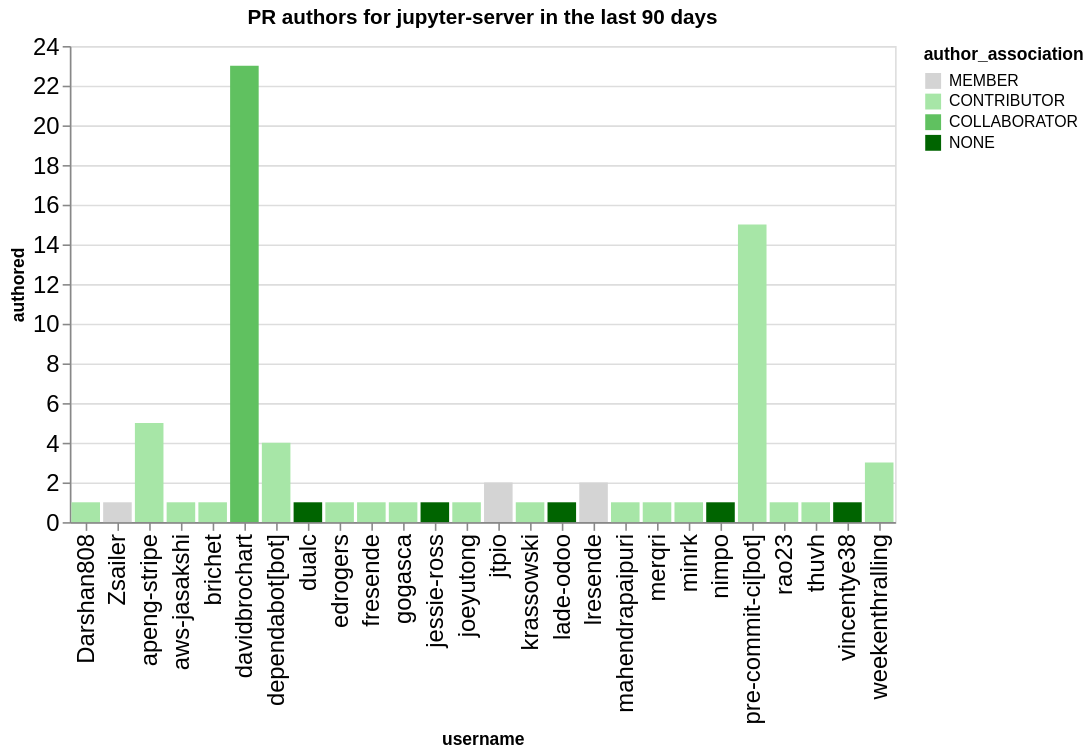

This figure's notebook cell:
### Code cell
charts = []
title = f"PR authors for {github_org} in the last {n_days} days"
this_data = merged_by_repo.replace(np.nan, 0).groupby('username', as_index=False).agg({'authored': 'sum', 'author_association': 'first'})
this_data = this_data.sort_values('authored', ascending=False)
ch = alt.Chart(data=this_data, title=title).mark_bar().encode(
    x='username',
    y='authored',
    color=alt.Color('author_association', scale=alt.Scale(domain=author_types, range=author_colors))
)
ch

### Figure 1 — Vega-Lite specification as saved in the notebook (floating-point values rounded to 4 significant figures)
{"config": {"axisLeft": {"labelFontSize": 15}, "axisBottom": {"labelFontSize": 15}}, "data": {"name": "data-0474608d35df01b7ee999b8cff68485b"}, "mark": {"type": "bar"}, "encoding": {"color": {"field": "author_association", "scale": {"domain": ["MEMBER", "CONTRIBUTOR", "COLLABORATOR", "NONE"], "range": ["rgb(211.82745098039214, 211.82745098039214, 211.82745098039214)", "rgb(166.98562091503268, 229.89803921568628, 166.98562091503268)", "rgb(96.37647058823529, 192.75294117647059, 96.37647058823529)", "rgb(0.0, 100.3921568627451, 0.0)"]}, "type": "nominal"}, "x": {"field": "username", "type": "nominal"}, "y": {"field": "authored", "type": "quantitative"}}, "title": "PR authors for jupyter-server in the last 90 days", "$schema": "https://vega.github.io/schema/vega-lite/v5.20.1.json", "datasets": {"data-0474608d35df01b7ee999b8cff68485b": [{"username": "davidbrochart", "authored": 23, "author_association": "COLLABORATOR"}, {"username": "pre-commit-ci[bot]", "authored": 15, "author_association": "CONTRIBUTOR"}, {"username": "apeng-stripe", "authored": 5, "author_association": "CONTRIBUTOR"}, {"username": "dependabot[bot]", "authored": 4, "author_association": "CONTRIBUTOR"}, {"username": "weekenthralling", "authored": 3, "author_association": "CONTRIBUTOR"}, {"username": "jtpio", "authored": 2, "author_association": "MEMBER"}, {"username": "lresende", "authored": 2, "author_association": "MEMBER"}, {"username": "Darshan808", "authored": 1, "author_association": "CONTRIBUTOR"}, {"username": "Zsailer", "authored": 1, "author_association": "MEMBER"}, {"username": "aws-jasakshi", "authored": 1, "author_association": "CONTRIBUTOR"}, {"username": "fresende", "authored": 1, "author_association": "CONTRIBUTOR"}, {"username": "edrogers", "authored": 1, "author_association": "CONTRIBUTOR"}, {"username": "dualc", "authored": 1, "author_association": "NONE"}, {"username": "brichet", "authored": 1, "author_association": "CONTRIBUTOR"}, {"username": "joeyutong", "authored": 1, "author_association": "CONTRIBUTOR"}, {"username": "krassowski", "authored": 1, "author_association": "CONTRIBUTOR"}, {"username": "jessie-ross", "authored": 1, "author_association": "NONE"}, {"username": "gogasca", "authored": 1, "author_association": "CONTRIBUTOR"}, {"username": "mahendrapaipuri", "authored": 1, "author_association": "CONTRIBUTOR"}, {"username": "lade-odoo", "authored": 1, "author_association": "NONE"}, {"username": "minrk", "authored": 1, "author_association": "CONTRIBUTOR"}, {"username": "merqri", "authored": 1, "author_association": "CONTRIBUTOR"}, {"username": "nimpo", "authored": 1, "author_association": "NONE"}, {"username": "rao23", "authored": 1, "author_association": "CONTRIBUTOR"}, {"username": "thuvh", "authored": 1, "author_association": "CONTRIBUTOR"}, {"username": "vincentye38", "authored": 1, "author_association": "NONE"}]}}
